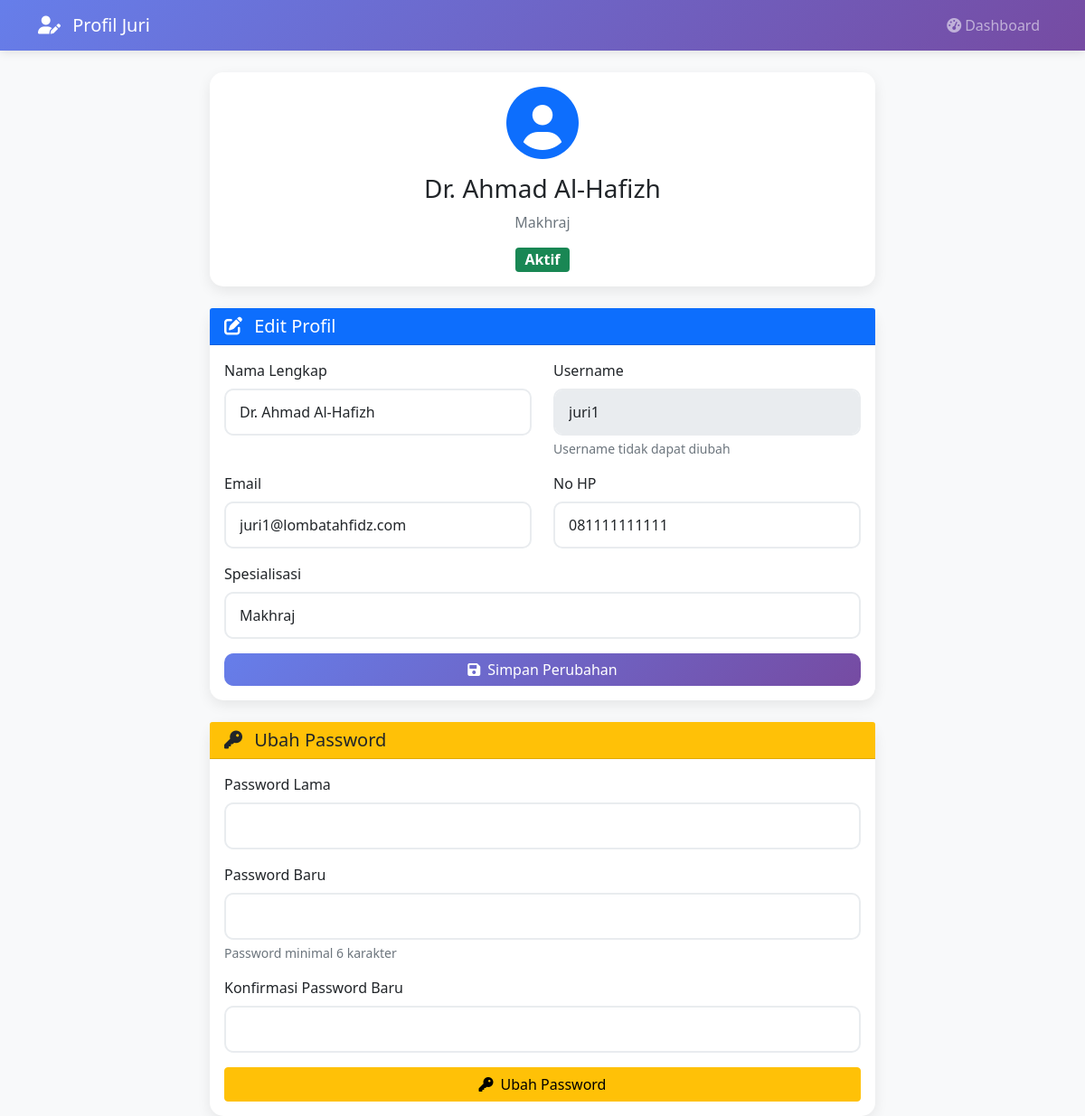
The app's page /juri/profil.php (signed in) with its own data.
### tables this page shows
CREATE TABLE juri (
    id INT AUTO_INCREMENT PRIMARY KEY,
    nama_lengkap VARCHAR(100) NOT NULL,
    username VARCHAR(50) NOT NULL UNIQUE,
    password VARCHAR(255) NOT NULL,
    email VARCHAR(100),
    no_hp VARCHAR(15),
    spesialisasi VARCHAR(100),
    status ENUM('Aktif', 'Nonaktif') DEFAULT 'Aktif',
    created_at TIMESTAMP DEFAULT CURRENT_TIMESTAMP,
    updated_at TIMESTAMP DEFAULT CURRENT_TIMESTAMP ON UPDATE CURRENT_TIMESTAMP
);

### juri/profil.php (the view, shortened to what this page needs)
<?php
require_once '../config/database.php';
$juri_id = $_SESSION['juri_id'];
$query_juri = "SELECT * FROM juri WHERE id = ?";
$stmt_juri = $pdo->prepare($query_juri);
$stmt_juri->execute([$juri_id]);
$juri = $stmt_juri->fetch();
?>
<!DOCTYPE html>
<html lang="id">
<head>
    <link href="https://cdn.jsdelivr.net/npm/bootstrap@5.1.3/dist/css/bootstrap.min.css" rel="stylesheet">
    <link href="https://cdnjs.cloudflare.com/ajax/libs/font-awesome/6.0.0/css/all.min.css" rel="stylesheet">
</head>
<body>
    <nav class="navbar navbar-expand-lg navbar-dark">
        <div class="container">
            <a class="navbar-brand" href="dashboard.php">
                <i class="fas fa-user-edit me-2"></i>
                Profil Juri
            </a>
            <div class="navbar-nav ms-auto">
                <a class="nav-link" href="dashboard.php">
                    <i class="fas fa-tachometer-alt me-1"></i>Dashboard
                </a>
            </div>
        </div>
    </nav>
    <div class="container mt-4">
        <div class="row justify-content-center">
            <div class="col-lg-8">
                <div class="card mb-4">
                    <div class="card-body text-center">
                        <div class="mb-3">
                            <i class="fas fa-user-circle fa-5x text-primary"></i>
                        </div>
                        <h3 class="card-title"><?php echo htmlspecialchars($juri['nama_lengkap']); ?></h3>
                        <p class="text-muted"><?php echo htmlspecialchars($juri['spesialisasi']); ?></p>
                        <span class="badge bg-<?php echo $juri['status'] == 'Aktif' ? 'success' : 'danger'; ?> fs-6">
                            <?php echo $juri['status']; ?>
                        </span>
                    </div>
                </div>
                <div class="card mb-4">
                    <div class="card-header bg-primary text-white">
                        <h5 class="mb-0">
                            <i class="fas fa-edit me-2"></i>
                            Edit Profil
                        </h5>
                    </div>
                    <div class="card-body">
                        <form method="POST">
                            <div class="row">
                                <div class="col-md-6 mb-3">
                                    <label for="nama_lengkap" class="form-label">Nama Lengkap</label>
                                    <input type="text" class="form-control" id="nama_lengkap" name="nama_lengkap"
                                           value="<?php echo htmlspecialchars($juri['nama_lengkap']); ?>" required>
                                </div>
                                <div class="col-md-6 mb-3">
                                    <label for="username" class="form-label">Username</label>
                                    <input type="text" class="form-control" id="username"
                                           value="<?php echo htmlspecialchars($juri['username']); ?>" readonly>
                                    <div class="form-text">Username tidak dapat diubah</div>
                                </div>
                            </div>
                            <div class="row">
                                <div class="col-md-6 mb-3">
                                    <label for="email" class="form-label">Email</label>
                                    <input type="email" class="form-control" id="email" name="email"
                                           value="<?php echo htmlspecialchars($juri['email']); ?>">
                                </div>
                                <div class="col-md-6 mb-3">
                                    <label for="no_hp" class="form-label">No HP</label>
                                    <input type="text" class="form-control" id="no_hp" name="no_hp"
                                           value="<?php echo htmlspecialchars($juri['no_hp']); ?>">
                                </div>
                            </div>
                            <div class="mb-3">
                                <label for="spesialisasi" class="form-label">Spesialisasi</label>
                                <input type="text" class="form-control" id="spesialisasi" name="spesialisasi"
                                       value="<?php echo htmlspecialchars($juri['spesialisasi']); ?>">
                            </div>
                            <div class="d-grid">
                                <button type="submit" class="btn btn-primary">
                                    <i class="fas fa-save me-2"></i>Simpan Perubahan
                                </button>
                            </div>
                        </form>
                    </div>
                </div>
                <div class="card">
                    <div class="card-header bg-warning text-dark">
                        <h5 class="mb-0">
                            <i class="fas fa-key me-2"></i>
                            Ubah Password
                        </h5>
                    </div>
                    <div class="card-body">
                        <form method="POST">
                            <div class="mb-3">
                                <label for="old_password" class="form-label">Password Lama</label>
                                <input type="password" class="form-control" id="old_password" name="old_password" required>
                            </div>
                            <div class="mb-3">
                                <label for="new_password" class="form-label">Password Baru</label>
                                <input type="password" class="form-control" id="new_password" name="new_password"
                                       minlength="6" required>
                                <div class="form-text">Password minimal 6 karakter</div>
                            </div>
                            <div class="mb-3">
                                <label for="confirm_password" class="form-label">Konfirmasi Password Baru</label>
                                <input type="password" class="form-control" id="confirm_password" name="confirm_password"
                                       minlength="6" required>
                            </div>
                            <div class="d-grid">
                                <button type="submit" class="btn btn-warning">
                                    <i class="fas fa-key me-2"></i>Ubah Password
                                </button>
                            </div>
                        </form>
                    </div>
                </div>
            </div>
        </div>
    </div>
</body>
</html>

### juri/profil.php (style rules this page uses)
body { background-color: #f8f9fa; }
.navbar { background: linear-gradient(135deg, #667eea 0%, #764ba2 100%); box-shadow: 0 2px 10px rgba(0,0,0,0.1); }
.card { border: none; border-radius: 15px; box-shadow: 0 5px 15px rgba(0,0,0,0.08); }
.btn-primary { background: linear-gradient(135deg, #667eea 0%, #764ba2 100%); border: none; border-radius: 10px; }
.form-control { border-radius: 10px; border: 2px solid #e9ecef; padding: 12px 15px; transition: all 0.3s ease; }

### records on screen
juri: nama_lengkap "Dr. Ahmad Al-Hafizh", spesialisasi "Makhraj", status "Aktif", username "juri1", email "juri1@lombatahfidz.com", no_hp "081111111111"
